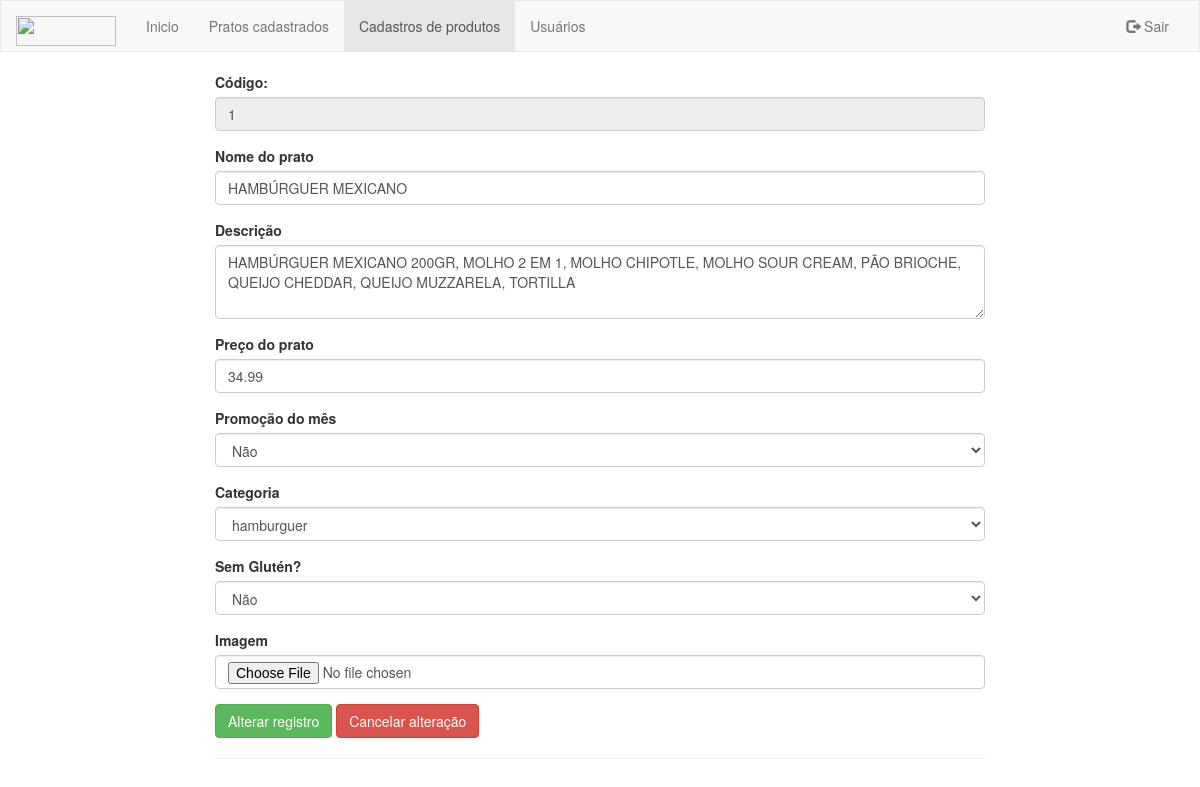
The app's page /assets/muda_produto.php?id=1 (signed in) with its own data.
### tables this page shows
CREATE TABLE IF NOT EXISTS `tb_pratos` (
  `id` int(11) NOT NULL AUTO_INCREMENT,
  `nome_prato` varchar(90) NOT NULL,
  `descricao_prato` varchar(255) NOT NULL,
  `preco_prato` double NOT NULL,
  `especial_mes` varchar(3) NOT NULL,
  `imagem` varchar(255) DEFAULT NULL,
  `categoria_prato` varchar(255) NOT NULL,
  `restricao_alimentar` varchar(20) NOT NULL,
  PRIMARY KEY (`id`)
);

### assets/muda_produto.php (the view, shortened to what this page needs)
<?php
$con = new PDO("mysql:host=localhost;dbname=fridas", "root", "");
$sql = 'SELECT id,nome_prato, descricao_prato, preco_prato, imagem, categoria_prato FROM tb_pratos WHERE id ='.$_GET['id'];
    $query = $con->prepare($sql);
    $query->execute();
    $pratos = $query->fetchAll();
?>
<!DOCTYPE html>
<html lang="pt_BR">
<head>
  <link rel="stylesheet" href="https://maxcdn.bootstrapcdn.com/bootstrap/3.3.7/css/bootstrap.min.css">
  <link rel="stylesheet" type="text/css" href="css/styled.css">
</head>
<body>
<nav class="navbar navbar-default">
  <div class="container-fluid">
    <div class="navbar-header">
      <a class="navbar-brand" href="index.php">
      <img src="assets/img/cloudlogo.png" width="100" height="30" alt="">
      </a>
    </div>
    <div class="collapse navbar-collapse" id="myNavbar">
      <ul class="nav navbar-nav">
        <li><a href="home.php">Inicio</a></li>
        <li><a href="produto.php">Pratos cadastrados</a></li>
        <?php
           if(isset($_SESSION['usuario'])){
          if($_SESSION['usuario'] == 'admin'){
            echo '<li class="active"><a href="#">Cadastros de produtos</a></li>';
            echo '<li><a href="cadastro_user.php">Usuários </a></li>';
          }
        }
        ?>
      </ul>
      <ul class="nav navbar-nav navbar-right">
        <?php if(isset($_SESSION['usuario'])){
          echo '<li><a href="#" id="sair"><span class="glyphicon glyphicon-log-out"></span> Sair</a></li>';
        } else {
          echo '<li><a href="#" id="entrar"><span class="glyphicon glyphicon-log-in"></span> Logar</a></li>';
        }
        ?>
      </ul>
    </div>
  </div>
</nav>
<div class="container-fluid text-center">
  <div class="row content">
    <div class="col-sm-2 sidenav">
    </div>
    <div class="col-sm-8 text-left"></br>
  <?php foreach($pratos as $prato): ?>
   <form enctype="multipart/form-data" action="altera_produto.php" method="POST">
   <div class="form-group">
    <label for="exampleFormControlInput1">Código: </label>
    <input type="text" class="form-control" name="id" value=<?php echo $prato['id']; ?> readonly>
  </div>
  <div class="form-group">
    <label for="exampleFormControlInput1">Nome do prato</label>
    <input type="text" class="form-control" name="nome_prato" id="titulo" value="<?php echo $prato['nome_prato']; ?>">
  </div>
  <div class="form-group">
    <label for="exampleFormControlTextarea1">Descrição</label>
    <textarea class="form-control" name="descricao_prato" id="descricao" rows="3"><?php echo $prato['descricao_prato']; ?></textarea>
  </div>
  <div class="form-group">
    <label for="exampleFormControlSelect2">Preço do prato</label>
    <input type="number" class="form-control" name="preco_prato" id="preco_prato" pattern="[0-9]+([,\.][0-9]+)?" min="0" step="any" value="<?php echo $prato['preco_prato'];?>">
  </div>
  <div class="form-group">
    <label for="exampleFormControlInput1">Promoção do mês</label>
    <select class="form-control" name="especial_mes" id="especial_mes">
       <option selected value="Não">Não</option>
    </select>
  </div>
  <div class="form-group">
    <label for="exampleFormControlInput1">Categoria</label>
    <select class="form-control" name="categoria_prato" required>
       <option><?php echo $prato['categoria_prato'];?></option>
    </select>
  </div>
  <div class="form-group">
    <label for="exampleFormControlInput1">Sem Glutén?</label>
    <select class="form-control" name="restricao_alimentar" id="restricao_alimentar">
       <option selected value="Não">Não</option>
    </select>
  </div>
  <div class="form-group">
    <label for="exampleFormControlInput1">Imagem</label>
    <input type="file" class="form-control" name="foto">
  </div>
  <?php endforeach; ?>
  <button type="submit" name="altera_cadastro" class="btn btn-success">Alterar registro</button>
  <button type="submit" name="volta" class="btn btn-danger">Cancelar alteração</button>
</form>
      <hr>
    </div>
    <div class="col-sm-2 sidenav">
  </div>
  </div>
</div>
</body>
</html>

### assets/css/styled.css (style rules this page uses)
.navbar { margin-bottom: 0; border-radius: 0; }
.row.content { height: 450px }
.sidenav { padding-top: 10px; }

### records on screen
tb_pratos: id "1", nome_prato "HAMBÚRGUER MEXICANO", descricao_prato "HAMBÚRGUER MEXICANO 200GR, MOLHO 2 EM 1, MOLHO CHIPOTLE, MOLHO SOUR CREAM, PÃO BRIOCHE, QUEIJO CHEDDAR, QUEIJO MUZZARELA, TORTILLA", preco_prato "34.99", categoria_prato "hamburguer"
